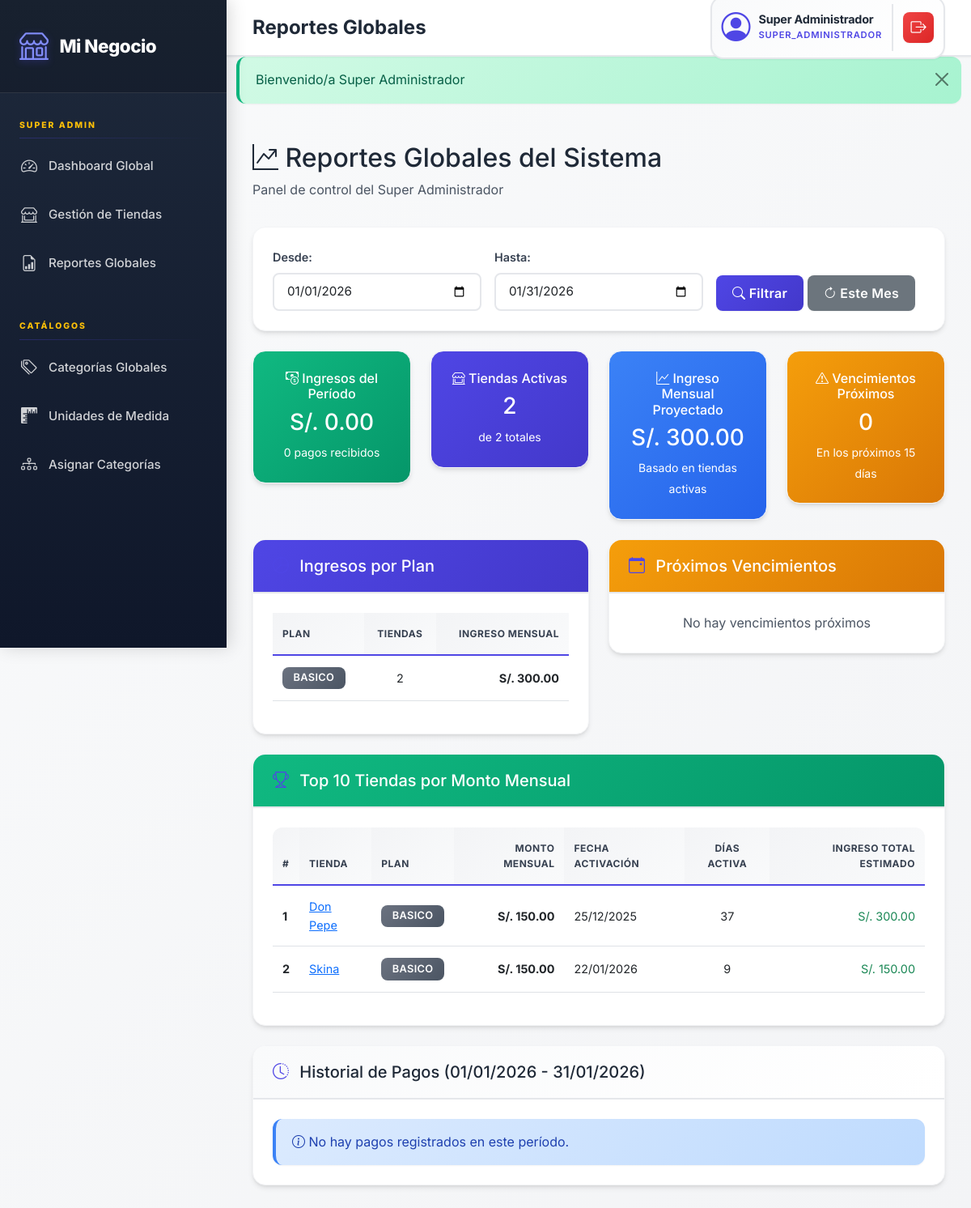
The app's page /views/super_admin/reportes.php (signed in) with its own data.
### tables this page shows
CREATE TABLE `tiendas` (
  `id` int(11) NOT NULL,
  `nombre_negocio` varchar(200) NOT NULL,
  `slug` varchar(100) NOT NULL,
  `ruc` varchar(11) NOT NULL,
  `direccion` varchar(255) NOT NULL,
  `telefono` varchar(20) DEFAULT NULL,
  `email` varchar(100) DEFAULT NULL,
  `logo` varchar(255) DEFAULT NULL,
  `igv` decimal(5,2) NOT NULL DEFAULT 18.00,
  `estado` enum('ACTIVA','SUSPENDIDA') NOT NULL DEFAULT 'ACTIVA',
  `fecha_activacion` date DEFAULT NULL,
  `plan` varchar(50) DEFAULT 'BASICO',
  `monto_mensual` decimal(10,2) DEFAULT 0.00,
  `fecha_ultimo_pago` date DEFAULT NULL,
  `fecha_proximo_pago` date DEFAULT NULL,
  `created_at` timestamp NOT NULL DEFAULT current_timestamp(),
  `updated_at` timestamp NOT NULL DEFAULT current_timestamp() ON UPDATE current_timestamp()
);

### views/super_admin/reportes.php (the view, shortened to what the rows shown need)
<?php
require_once '../../config/config.php';
include '../layouts/header.php';
$db = Database::getInstance()->getConnection();
$stmt = $db->query("
    SELECT
        plan,
        COUNT(*) as cantidad_tiendas,
        SUM(monto_mensual) as ingresos_mensuales
    FROM tiendas
    WHERE estado = 'ACTIVA'
    GROUP BY plan
    ORDER BY ingresos_mensuales DESC
");
$ingresos_por_plan = $stmt->fetchAll();
$stmt = $db->query("
    SELECT
        id,
        nombre_negocio,
        plan,
        monto_mensual,
        fecha_activacion,
        DATEDIFF(CURDATE(), fecha_activacion) as dias_activa
    FROM tiendas
    WHERE estado = 'ACTIVA'
    ORDER BY monto_mensual DESC
    LIMIT 10
");
$tiendas_rentables = $stmt->fetchAll();
?>
<div class="row mb-3">
    <div class="col-12">
        <h2><i class="bi bi-graph-up-arrow"></i> Reportes Globales del Sistema</h2>
    </div>
</div>
<div class="row">
    <div class="col-md-6 mb-4">
        <div class="card">
            <div class="card-body">
                <?php if (count($ingresos_por_plan) > 0): ?>
                <table class="table table-sm">
                    <thead>
                        <tr>
                            <th>Plan</th>
                            <th class="text-center">Tiendas</th>
                            <th class="text-end">Ingreso Mensual</th>
                        </tr>
                    </thead>
                </table>
                <?php else: ?>
                <p class="text-muted text-center mb-0">No hay datos disponibles</p>
                <?php endif; ?>
            </div>
        </div>
    </div>
</div>
<div class="row mb-4">
    <div class="col-12">
        <div class="card">
            <div class="card-body">
                <?php if (count($tiendas_rentables) > 0): ?>
                <div class="table-responsive">
                    <table class="table table-sm table-hover">
                        <thead>
                            <tr>
                                <th>#</th>
                                <th>Tienda</th>
                                <th>Plan</th>
                                <th class="text-end">Monto Mensual</th>
                                <th>Fecha Activación</th>
                                <th class="text-center">Días Activa</th>
                                <th class="text-end">Ingreso Total Estimado</th>
                            </tr>
                        </thead>
                        <tbody>
                            <?php
                            $posicion = 1;
                            foreach ($tiendas_rentables as $tienda):
                                $meses_activa = ceil($tienda['dias_activa'] / 30);
                                $ingreso_estimado = $tienda['monto_mensual'] * $meses_activa;
                            ?>
                            <tr>
                                <td><strong><?php echo e($posicion++); ?></strong></td>
                                <td>
                                    <a href="<?php echo e(BASE_URL); ?>/views/super_admin/editar_tienda.php?id=<?php echo e($tienda['id']); ?>">
                                        <?php echo e($tienda['nombre_negocio']); ?>
                                    </a>
                                </td>
                                <td><span class="badge bg-secondary"><?php echo e($tienda['plan']); ?></span></td>
                                <td class="text-end"><strong><?php echo e(formatMoney($tienda['monto_mensual'])); ?></strong></td>
                                <td><?php echo e(date('d/m/Y', strtotime($tienda['fecha_activacion']))); ?></td>
                                <td class="text-center"><?php echo e($tienda['dias_activa']); ?></td>
                                <td class="text-end text-success"><?php echo e(formatMoney($ingreso_estimado)); ?></td>
                            </tr>
                            <?php endforeach; ?>
                        </tbody>
                    </table>
                </div>
                <?php else: ?>
                <p class="text-muted text-center mb-0">No hay tiendas activas</p>
                <?php endif; ?>
            </div>
        </div>
    </div>
</div>
<?php include '../layouts/footer.php'; ?>

### records on screen
tiendas: nombre_negocio "Don Pepe", plan "BASICO", monto_mensual "S/. 150.00", fecha_activacion "25/12/2025", dias_activa "37", ingreso_estimado "S/. 300.00"
tiendas: nombre_negocio "Skina", plan "BASICO", monto_mensual "S/. 150.00", fecha_activacion "22/01/2026", dias_activa "9", ingreso_estimado "S/. 150.00"

### other values on screen
$page_title "Reportes Globales"
$_SESSION['nombre'] "Super Administrador"
$_SESSION['rol'] "SUPER_ADMINISTRADOR"
$flash['message'] "Bienvenido/a Super Administrador"
formatMoney($total_ingresos) "S/. 0.00"
$total_pagos "0"
$estado_tiendas['activas'] "2"
$estado_tiendas['total'] "2"
formatMoney($proyeccion['ingreso_mensual_proyectado']) "S/. 300.00"
count($proximos_vencimientos) "0"
$plan['plan'] "BASICO"
$plan['cantidad_tiendas'] "2"
formatMoney($plan['ingresos_mensuales']) "S/. 300.00"
